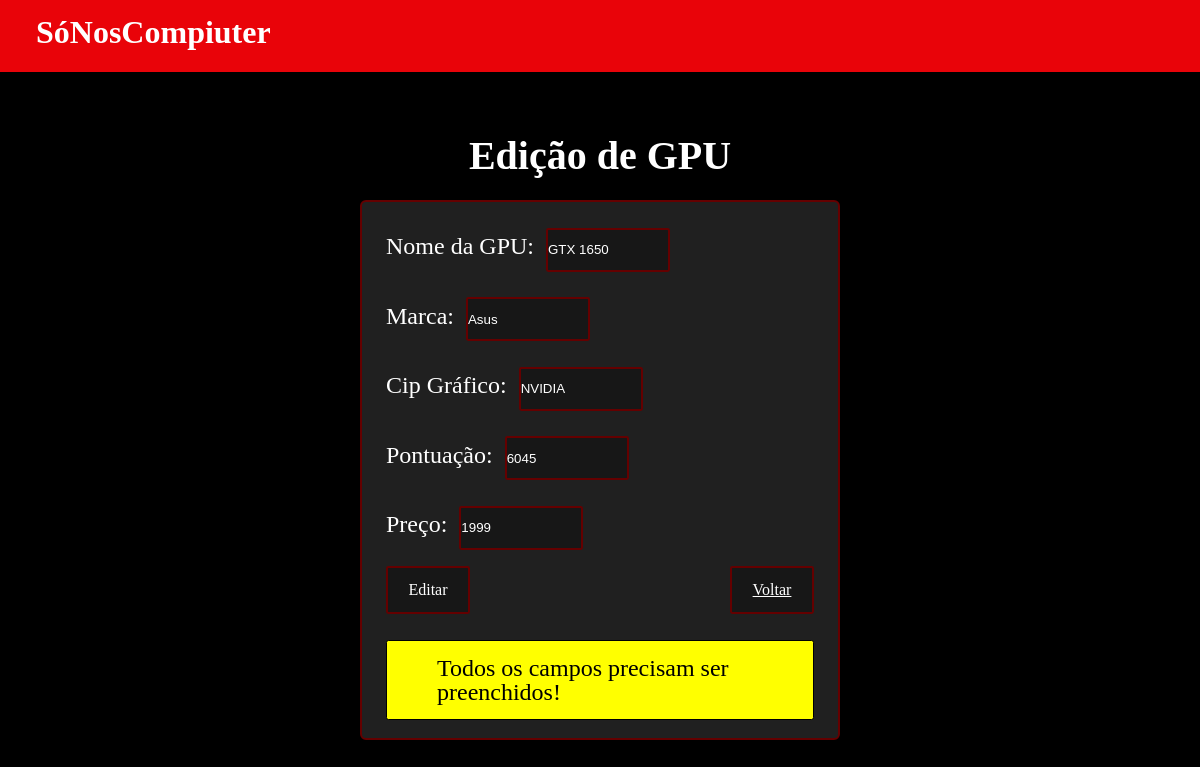
Page /login/edit_gpu.php?id=3 (signed in) on the committed database.
### tables this page shows
CREATE TABLE `gpu` (
  `id` int(5) NOT NULL,
  `chip_grafico` varchar(50) DEFAULT NULL,
  `marca` varchar(50) DEFAULT NULL,
  `pontuacao` int(20) DEFAULT NULL,
  `preco` float DEFAULT NULL,
  `nome_gpu` varchar(50) NOT NULL
);

### login/edit_gpu.php (the view, shortened to what this page needs)
<?php
    include("conexao.php");
    if(isset($_GET['id'])) {
        $id = (int)$_GET['id'];
    }
    $sql = "SELECT * from gpu where id = $id";
    $result = $mysqli->query($sql);
    $row = $result->FETCH_ASSOC();
    $nome = $row['nome_gpu'];
    $marca = $row['marca'];
    $chip_grafico_gpu = $row['chip_grafico'];
    $pontuacao = $row['pontuacao'];
    $preco = $row['preco'];
    $nome_gpu = filter_input(INPUT_POST, 'nome_gpu', FILTER_SANITIZE_STRING);
    $marca_gpu = filter_input(INPUT_POST, 'marca_gpu', FILTER_SANITIZE_STRING);
    $chip_grafico = filter_input(INPUT_POST, 'chip_grafico', FILTER_SANITIZE_STRING);
    $preco_gpu = filter_input(INPUT_POST, 'preco_gpu', FILTER_SANITIZE_STRING);
    $pontuacao_gpu = filter_input(INPUT_POST, 'pontuacao_gpu', FILTER_SANITIZE_STRING);
    if($nome_gpu == "" || $marca_gpu == "" || $preco_gpu == "" || $pontuacao_gpu == "" || $chip_grafico == "") {
        $erro_geral = "Todos os campos precisam ser preenchidos!";
    }else if ($pontuacao_gpu < 0){
        $mensagem_pontuacao_invalido = "Insira uma pontuaçâo válida!";
    }else if ($preco_gpu < 0){
        $mensagem_preco_invalido = "Insira um preço válido!";
    }else if(preg_match('/^[a-zA-Z0-9\s]+$/', $marca_gpu)) {
        if(preg_match('/^[a-zA-Z0-9]+$/', $chip_grafico)) {
            if(preg_match('/^[a-zA-Z0-9\s-]+$/', $nome_gpu)) {
                $sql = "UPDATE gpu set nome_gpu = '$nome_gpu', marca = '$marca_gpu', chip_grafico = '$chip_grafico', preco = '$preco_gpu', pontuacao = '$pontuacao_gpu' where id = '$id'";
                $result = mysqli_query($mysqli, $sql);
                header('Location: painel_gpu.php');
            }else{
                $mensagem_nome_invalido = "O campo nome só pode conter letras e números";
            }
        }else {
            $mensagem_chip_invalido = "O campo Chip-G´rafico só pode conter letras e números!";
        }
    }else {
        $mensagem_marca_invalida ="O campo Marca só pode conter letras e números!";
    }
?>
<!DOCTYPE html>
<html lang="pt-br">
<head>
    <link href="//maxcdn.bootstrapcdn.com/font-awesome/4.2.0/css/font-awesome.min.css" rel="stylesheet">
    <link rel="stylesheet" media="screen" href="https://fontlibrary.org//face/horta" type="text/css" />
    <link rel="stylesheet" href="../css/reset.css">
    <link rel="stylesheet" href="../css/style.css">
</head>
<body>
    <header>
        <a href="index.php"><button class="titulo">SóNosCompiuter</button></a>
    </header>
    <h1>Edição de GPU</h1>
    <form action="" method="POST">
        <div class="games">
            <div>
                <p class="pgames">Nome da GPU:</p>
                <input class="label orçamento" type="text" id="nome_gpu" name="nome_gpu" value="<?php echo $nome; ?>">
            </div>
            <p class="pgames">Marca:</p>
            <input class="label orçamento" type="text" id="marca_gpu" name="marca_gpu" value="<?php echo $marca; ?>">
            <div>
                <p class="pgames">Cip Gráfico:</p>
                <input class="label orçamento" type="text" id="chip_grafico" name="chip_grafico"
                    value="<?php echo $chip_grafico_gpu; ?>">
            </div>
            <div>
                <p class="pgames">Pontuação:</p>
                <input class="label orçamento" type="number" id="pontuacao_gpu" name="pontuacao_gpu"
                    value="<?php echo $pontuacao; ?>">
            </div>
            <p class="pgames">Preço:</p>
            <input class="label orçamento" type="text" id="preco_gpu" name="preco_gpu" value="<?php echo $preco; ?>">
            <div class="cadastrar-container">
                <button class="cadastrar" type="submit">Editar</button>
                <button class="cadastrar" type="button"><a class="style-href" href="painel_gpu.php">Voltar</a></button>
            </div>
            <?php
                if(isset($erro_geral)){
                    echo "<div class='info'>".$erro_geral."</div>";
                }
            ?>
        </div>
    </form>
</body>
</html>

### css/style.css (style rules this page uses)
.titulo { font-family: 'HortaRegular'; font-weight: normal; background-color: rgb(233, 3, 9); height: 8vh; width: 10vw; border: none; color: white; font-weight: bold; font-size: 4vh; cursor: pointer; transition: background-color 0.30s; margin-left: 3vw; position: absolute; }
body { background-color: black; }
header { height: 9vh; background-color: rgb(233, 3, 9); border: none; }
* { padding: 0; margin: 0; }
h1 { color: white; font-family: 'HortaRegular'; font-weight: bold; text-align: center; font-size: 5vh; margin-top: 8vh; margin-bottom: 3vh; }
.orçamento { background-color: rgb(23, 23, 23); border-radius: 0.2vw; color: white; border-color: rgb(100, 0, 0); border-style: solid; height: 5vh; margin-left: 0.5vw; width: 10vw; }
p { color: white; font-family: 'HortaRegular'; }
.games { border-color: rgb(100, 0, 0); border-style: solid; border-width: 0.2vw; background-color: rgb(32, 32, 32); margin-left: 30vw; margin-right: 30vw; border-radius: 0.5vw; padding-bottom: 1vh; padding-left: 2vw; padding-right: 2vw; font-size: 3vh; }
input[type=number] { -moz-appearance: textfield; appearance: textfield; }
.pgames { display: inline-block; margin-top: 4vh; }
::placeholder { text-align: left; font-size: 16px; bottom: 30; opacity: 0.2; }
.cadastrar { background-color: rgb(23, 23, 23); border-radius: 0.2vw; color: white; border-color: rgb(100, 0, 0); border-style: solid; height: 6vh; cursor: pointer; transition: 0.30s; width: 7vw; margin-bottom: 2vh; font-family: 'HortaRegular'; font-size: 2vh; }
.style-href { color: white; cursor: pointer; transition: 0.30s; text-align: center; }
.cadastrar-container { display: flex; flex-direction: row; justify-content: space-between; align-items: center; margin-top: 2vh; }
.info, .success { border: 1px solid; margin: 10px 0px; padding:15px 10px 15px 50px; background-repeat: no-repeat; background-position: 10px center; border-radius: 0.2vw; }
.info { color: black; background-color: yellow; }

### rows in the picture
gpu: nome_gpu "GTX 1650", marca_gpu "Asus", chip_grafico "NVIDIA", pontuacao_gpu "6045", preco_gpu "1999"

### other values in the picture
$erro_geral "Todos os campos precisam ser preenchidos!"
